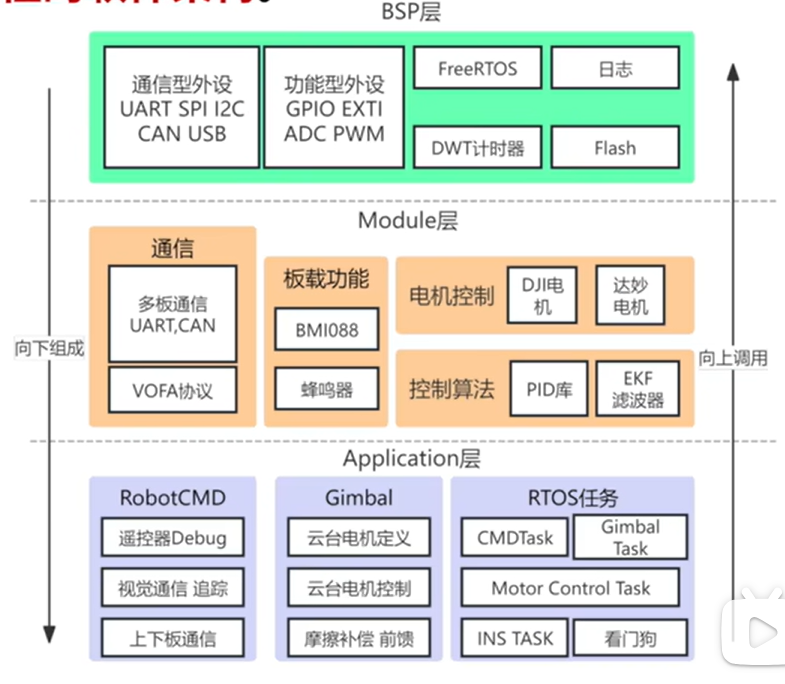
#> input picture image/方案参考/1783534838973.png, 785 x 684 px
$ python -i main.py   (imports and definitions only)
#> lines starting #> are read from the running program, lines starting #| are printed output that depends on the picture; after the words box and inside, x2 and y2 are one past the last pixel; in counts of white or black regions, pixels touching at a corner belong together
#> further down, picture is the input picture: shape (684, 785, 3); mean B, G, R 222.5, 229.1, 224.4
"""
================================================================================
动态矩形中心检测系统 - Debian OpenCV 版本
================================================================================

基于 OpenCV 的动态矩形中心检测系统，在 Arduino UNO Q Debian 主机上运行。

【整体架构】
1. 图像采集模块：通过摄像头实时捕获视频帧
2. 矩形检测模块：检测图像中的矩形区域并提取顶点坐标
3. 矩形验证模块：验证检测到的四边形是否为标准矩形
4. 中心计算模块：计算矩形的几何中心（对角线交点）
5. HTTP服务模块：提供Web界面和API接口

【图像处理流程】
输入图像 → 高斯模糊 → Canny边缘检测 → 轮廓查找 → 多边形拟合
→ 四边形筛选 → 矩形验证 → 中心计算 → 结果可视化

================================================================================
"""

import json
import threading
import time
import math
from http import HTTPStatus
from http.server import BaseHTTPRequestHandler, ThreadingHTTPServer

import cv2
import numpy as np

# HTTP服务配置
HOST = "0.0.0.0"
PORT = 8080

# 摄像头配置
CAMERA_INDEX = 0
WIDTH = 640
HEIGHT = 480
FPS = 30
JPEG_QUALITY = 80


# 矩形检测参数
canny_thresh1 = 50
canny_thresh2 = 150
approx_epsilon = 0.04
area_min_ratio = 0.001
gaussian_blur_size = 5
length_threshold = 120

# 面积阈值参数
S_THRESHOLD = 2000
THRESHOLD_MIN = 500
THRESHOLD_MAX = 10000
THRESHOLD_STEP = 500

# 全局状态
latest_frame = None
latest_status = "starting"
latest_result = {
    "status": latest_status,
    "rect_detected": False,
    "center": None,
    "error": None,
    "vertices": None,
    "area": 0,
}
lock = threading.Lock()


def are_segments_parallel(theta1, theta2, tolerance=30):
    """判断两条线段是否平行"""
    angle_difference = abs(theta1 - theta2)
    if angle_difference > 180:
        angle_difference = angle_difference - 180
    return math.isclose(angle_difference, 0, abs_tol=tolerance) or math.isclose(angle_difference, 180, abs_tol=tolerance)


def are_segments_vertical(theta1, theta2, tolerance=30):
    """判断两条线段是否垂直"""
    angle_difference = abs(theta1 - theta2)
    if angle_difference > 180:
        angle_difference = angle_difference - 180
    return math.isclose(angle_difference, 90, abs_tol=tolerance)


def find_intersection(x1, y1, x2, y2, x3, y3, x4, y4):
    """计算两条直线的交点（对角线交点）"""
    def calculate_determinant(A, B):
        return A[0] * B[1] - A[1] * B[0]

    AB = (x2 - x1, y2 - y1)
    AC = (x3 - x1, y3 - y1)
    CD = (x4 - x3, y4 - y3)

    det = calculate_determinant(AB, CD)

    if det == 0:
        return None

    t = calculate_determinant(AC, CD) / det

    intersection_x = x1 + t * AB[0]
    intersection_y = y1 + t * AB[1]

    return int(intersection_x), int(intersection_y)


def find_max_rect(rects):
    """从矩形列表中找到面积最大的矩形"""
    max_size = 0
    max_rect = None
    for rect in rects:
        area = rect[2] * rect[3]
        if area > max_size:
            max_rect = rect
            max_size = area
    return max_rect


def find_rectangles_opencv(image, canny_t1, canny_t2, epsilon, min_area_ratio, blur_size):
    """
    使用 OpenCV 检测图像中的矩形

    参数：
        image: 输入图像（BGR格式）
        canny_t1: Canny边缘检测低阈值
        canny_t2: Canny边缘检测高阈值
        epsilon: 多边形拟合精度
        min_area_ratio: 最小面积比例
        blur_size: 高斯模糊核大小

    返回：
        rects: 矩形列表，每个矩形格式为 [x, y, w, h, x1, y1, x2, y2, x3, y3, x4, y4]
               其中 (x,y,w,h) 为外接矩形，(x1,y1)...(x4,y4) 为四个顶点坐标
    """
#> called with canny_t1 = 50, canny_t2 = 150, epsilon = 0.04, min_area_ratio = 0.001, blur_size = 5
    rects = []

    # 转换为灰度图
    gray = cv2.cvtColor(image, cv2.COLOR_BGR2GRAY)
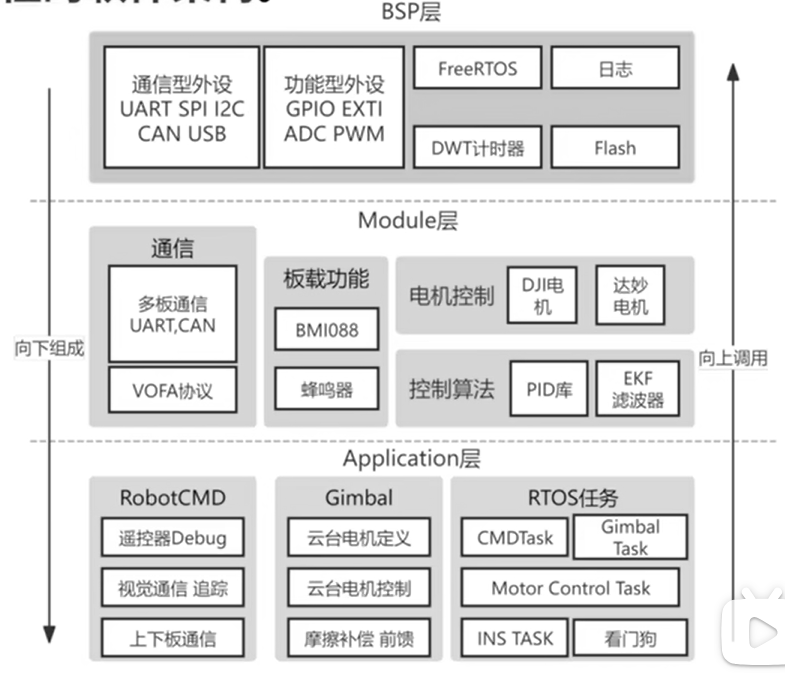
#> gray: shape (684, 785); min 0, max 255, mean 227

    # 高斯模糊降噪
    if blur_size > 0:
        blurred = cv2.GaussianBlur(gray, (blur_size, blur_size), 0)
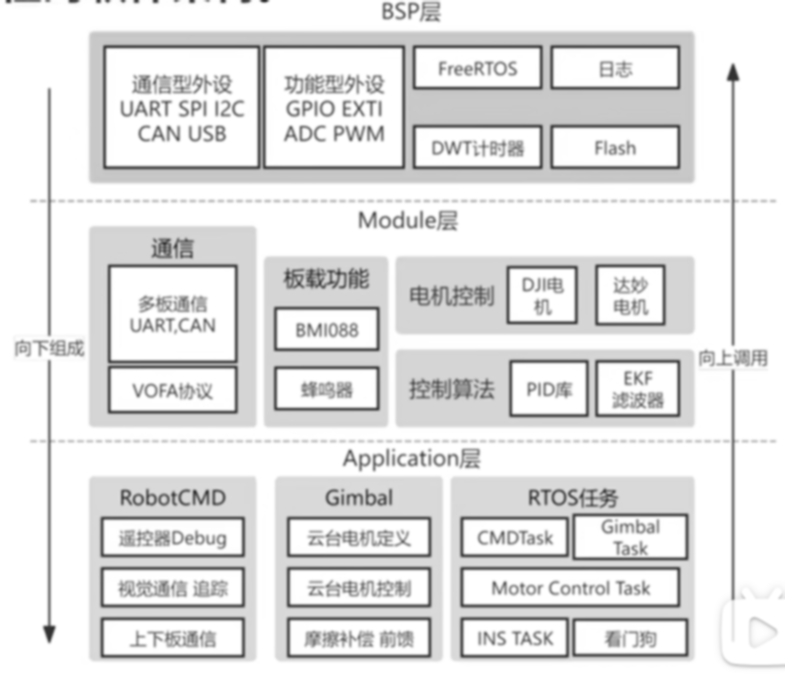
#> blurred: shape (684, 785); min 43, max 255, mean 227
    else:
        blurred = gray

    # Canny边缘检测
    edges = cv2.Canny(blurred, canny_t1, canny_t2)
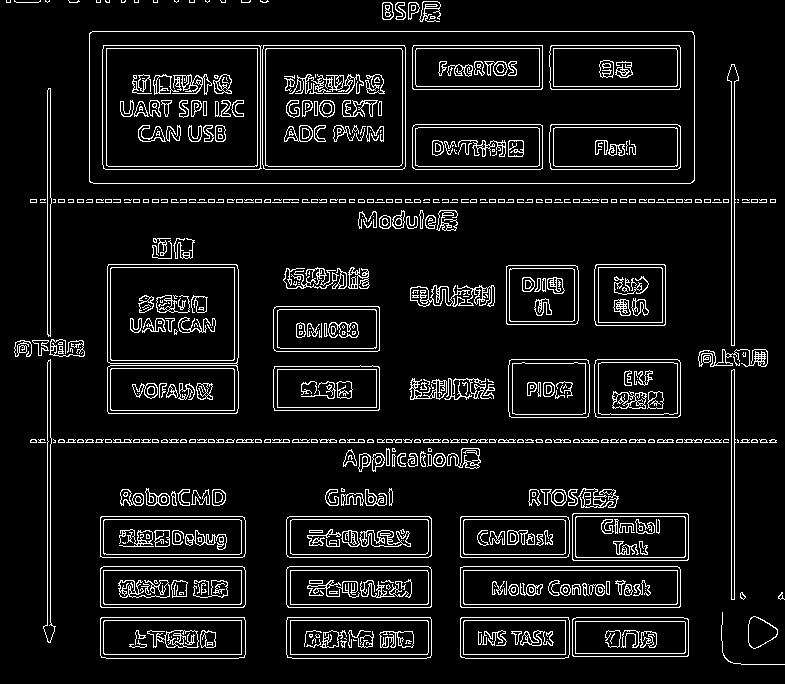
#> edges: shape (684, 785); 8.5% white in thin lines or dots

    # 查找轮廓
    contours, _ = cv2.findContours(edges, cv2.RETR_EXTERNAL, cv2.CHAIN_APPROX_SIMPLE)
#> contours = 284 contours, 194 with area under 20; largest, box (x1, y1, x2, y2) and area: (89, 31, 695, 184) 91944, (107, 264, 239, 414) 19226, (460, 566, 681, 608) 9012, (286, 566, 432, 608) 5934, (100, 566, 246, 608) 5934

    # 图像面积
    image_area = image.shape[0] * image.shape[1]
#> image_area = 536940
    min_area = image_area * min_area_ratio
#> min_area = 536.9

    for contour in contours:
        # 计算轮廓面积
        area = cv2.contourArea(contour)

        if area < min_area:
            continue

        # 多边形拟合
        peri = cv2.arcLength(contour, True)
        approx = cv2.approxPolyDP(contour, epsilon * peri, True)

        # 筛选四边形
        if len(approx) == 4:
            # 检查是否为凸多边形
            if cv2.isContourConvex(approx):
                # 获取四个顶点
                points = approx.reshape(-1, 2)

                # 计算外接矩形
                x, y, w, h = cv2.boundingRect(approx)

                # 按照顺时针或逆时针顺序排列顶点
                center = np.mean(points, axis=0)
                angles = np.arctan2(points[:, 1] - center[1], points[:, 0] - center[0])
                sorted_indices = np.argsort(angles)
                sorted_points = points[sorted_indices]

                # 构造返回格式：[x, y, w, h, x1, y1, x2, y2, x3, y3, x4, y4]
                rect = [x, y, w, h]
                for point in sorted_points:
                    rect.extend([int(point[0]), int(point[1])])

                rects.append(rect)
#> this loop made 284 passes
#> (area, peri, points, x, y, w, h, center) on passes 1, 2, 3, 4, 9, 10, 11: (4514, 306.5, [[572, 619], [573, 656], [688, 655], [687, 618]], 572, 618, 117, 39, [630, 637]), (4454, 296.5, [[460, 618], [461, 657], [568, 657], [568, 617]], 460, 617, 109, 41, [514.2, 637.2]), (5927, 368.5, [[286, 620], [287, 657], [431, 655], [430, 617]], 286, 617, 146, 41, [358.5, 637.2]), (5926, 368.5, [[100, 618], [101, 657], [245, 654], [244, 617]], 100, 617, 146, 41, [172.5, 636.5]), (9012.5, 519.1, [[460, 567], [461, 607], [680, 606], [677, 566]], 460, 566, 221, 42, [569.5, 586.5]), (5933.5, 367.9, [[286, 569], [288, 607], [431, 606], [428, 566]], 286, 566, 146, 42, [358.2, 587]), (5933.5, 367.9, [[100, 568], [101, 607], [245, 604], [242, 566]], 100, 566, 146, 42, [172, 586.2])
#> area on passes 8, 16, 17, 18, 19, 20: 22, 145, 45.5, 94, 268.5, 127
#> after the loop, rects = 18 items

    return rects


def process_frame(frame):
    """处理帧并返回处理后的帧和结果数据"""
    global S_THRESHOLD

    # 检测矩形
    rects = find_rectangles_opencv(
        frame,
        canny_thresh1,
        canny_thresh2,
        approx_epsilon,
        area_min_ratio,
        gaussian_blur_size
    )
#> rects = 18 items

    rect_detected = False
    center = None
    error = None
    vertices = None
    area = 0

    if rects:
        # 找到最大矩形
        max_rect = find_max_rect(rects)
#> the loop in find_max_rect, `for rect in rects:` made 18 passes
#> (area, max_rect, max_size) on passes 1, 3, 5, 18: (4563, [572, 618, 117, 39, 572, 619, 687, 618, 688, 655, 573, 656], 4563), (5986, [286, 617, 146, 41, 286, 620, 430, 617, 431, 655, 287, 657], 5986), (9282, [460, 566, 221, 42, 460, 567, 677, 566, 680, 606, 461, 607], 9282), (92718, [89, 31, 606, 153, 89, 33, 692, 31, 694, 180, 93, 183], 92718)
#> (rect, area) on passes 2, 4, 6, 7, 8, 9: ([460, 617, 109, 41, 460, 618, 568, 617, 568, 657, 461, 657], 4469), ([100, 617, 146, 41, 100, 618, 244, 617, 245, 654, 101, 657], 5986), ([286, 566, 146, 42, 286, 569, 428, 566, 431, 606, 288, 607], 6132), ([100, 566, 146, 42, 100, 568, 242, 566, 245, 604, 101, 607], 6132), ([460, 516, 109, 42, 460, 517, 566, 516, 568, 556, 461, 557], 4578), ([286, 516, 146, 42, 286, 519, 429, 516, 431, 555, 289, 557], 6132)
#> after the loop in find_max_rect, `for rect in rects:`: max_size = 92718
#> max_rect = [89, 31, 606, 153, 89, 33, 692, 31, 694, 180, 93, 183]

        if max_rect:
            # 提取四个顶点
            c = [[0, 0], [0, 0], [0, 0], [0, 0]]
            for i in range(4):
                c[i][0] = max_rect[2*i+4]
                c[i][1] = max_rect[2*i+5]
#> after the loop, c = [[89, 33], [692, 31], [694, 180], [93, 183]]

            # 绘制检测到的四边形（红色）
            for s in range(4):
                next_s = (s + 1) % 4
                cv2.line(frame, (c[s][0], c[s][1]), (c[next_s][0], c[next_s][1]), (0, 0, 255), 3)
                cv2.circle(frame, (c[s][0], c[s][1]), 5, (255, 0, 0), -1)
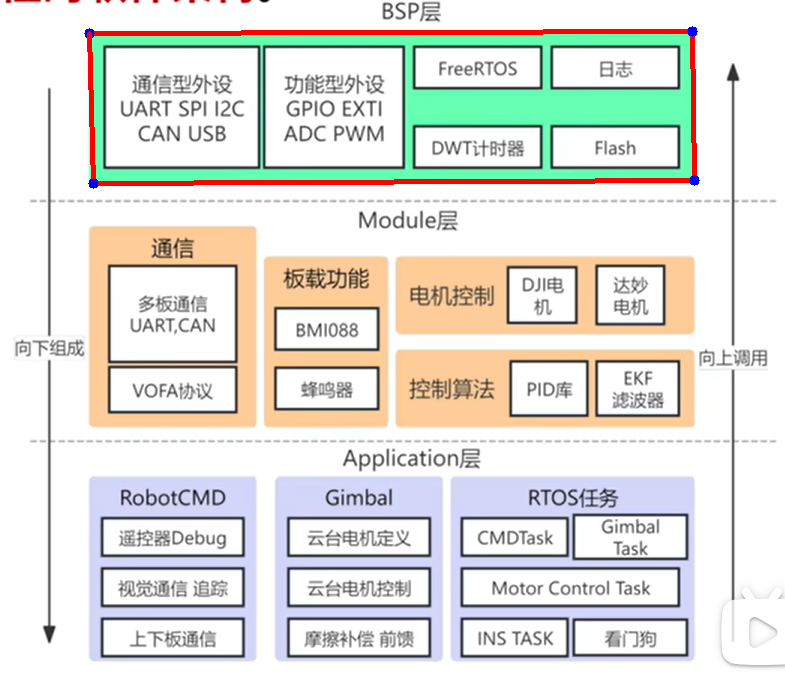
#> frame: shape (684, 785, 3); 1.42% of pixels changed, all inside (x1, y1, x2, y2) = (84, 26, 700, 189)

            # 计算四条边的长度
            len1 = math.sqrt(pow(c[0][0]-c[1][0], 2) + pow(c[0][1]-c[1][1], 2))
#> len1 = 603
            len2 = math.sqrt(pow(c[2][0]-c[3][0], 2) + pow(c[2][1]-c[3][1], 2))
#> len2 = 601
            len3 = math.sqrt(pow(c[0][0]-c[3][0], 2) + pow(c[0][1]-c[3][1], 2))
#> len3 = 150.1
            len4 = math.sqrt(pow(c[1][0]-c[2][0], 2) + pow(c[1][1]-c[2][1], 2))
#> len4 = 149

            # 计算面积
            area = max_rect[2] * max_rect[3]
#> area = 92718

            # 计算对边差值
            err1 = abs(len1 - len2)
#> err1 = 2
            err2 = abs(len3 - len4)
#> err2 = 1.04

            # 验证矩形条件
            if (area > S_THRESHOLD and
                err1 < length_threshold and
                err2 < length_threshold and
                len1 > 30 and len2 > 30 and len3 > 30 and len4 > 30):

                # 计算每条边的角度
                theta1 = math.atan2(c[0][1]-c[1][1], c[0][0]-c[1][0])
#> theta1 = 3.14
                theta2 = math.atan2(c[2][1]-c[3][1], c[2][0]-c[3][0])
#> theta2 = -0.00499
                theta3 = math.atan2(c[0][1]-c[3][1], c[0][0]-c[3][0])
#> theta3 = -1.6
                theta4 = math.atan2(c[1][1]-c[2][1], c[1][0]-c[2][0])
#> theta4 = -1.58

                # 转换为角度
                theta1_degrees = math.degrees(theta1)
#> theta1_degrees = 179.8
                theta2_degrees = math.degrees(theta2)
#> theta2_degrees = -0.286
                theta3_degrees = math.degrees(theta3)
#> theta3_degrees = -91.53
                theta4_degrees = math.degrees(theta4)
#> theta4_degrees = -90.77

                # 验证平行和垂直关系
                is_line1_line2_parallel = are_segments_parallel(theta1_degrees, theta2_degrees)
#> in are_segments_parallel, `angle_difference = abs(theta1 - theta2)`: angle_difference = 180.1
#> in are_segments_parallel, `angle_difference = angle_difference - 180`: angle_difference = 0.096
#> is_line1_line2_parallel = True
                is_line3_line4_parallel = are_segments_parallel(theta3_degrees, theta4_degrees)
#> is_line3_line4_parallel = True
                is_line1_line3_vertical = are_segments_vertical(theta1_degrees, theta3_degrees)
#> in are_segments_vertical, `angle_difference = abs(theta1 - theta2)`: angle_difference = 271.3
#> in are_segments_vertical, `angle_difference = angle_difference - 180`: angle_difference = 91.34
#> is_line1_line3_vertical = True

                # 判断是否为标准矩形
                if (is_line1_line3_vertical and
                    is_line1_line2_parallel and
                    is_line3_line4_parallel):

                    rect_detected = True
                    vertices = [[int(c[i][0]), int(c[i][1])] for i in range(4)]
#> vertices = [[89, 33], [692, 31], [694, 180], [93, 183]]

                    # 计算对角线交点（中心）
                    intersection = find_intersection(
                        c[0][0], c[0][1], c[2][0], c[2][1],
                        c[1][0], c[1][1], c[3][0], c[3][1]
                    )
#> intersection = (393, 106)

                    if intersection:
                        center = list(intersection)
#> center = [393, 106]

                        # 绘制中心点
                        cv2.circle(frame, intersection, 8, (0, 255, 0), -1)
#> frame: shape (684, 785, 3); 0.04% of pixels changed, all inside (x1, y1, x2, y2) = (385, 98, 402, 115)

                        # 绘制标准矩形（绿色）
                        for s in range(4):
                            next_s = (s + 1) % 4
                            cv2.line(frame, (c[s][0], c[s][1]),
                                    (c[next_s][0], c[next_s][1]), (0, 255, 0), 3)
                            cv2.circle(frame, (c[s][0], c[s][1]), 5, (255, 0, 0), -1)
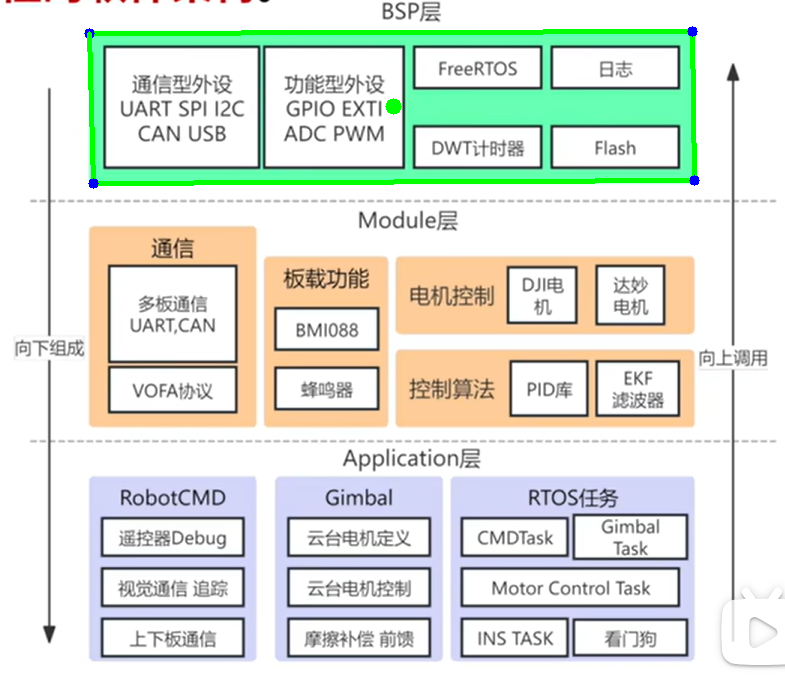
#> frame: shape (684, 785, 3); mean B, G, R 219.7, 229, 222.2

                        # 显示中心坐标
                        text = f"Center: ({intersection[0]}, {intersection[1]})"
#> text = 'Center: (393, 106)'
                        cv2.putText(frame, text, (10, 30),
                                   cv2.FONT_HERSHEY_SIMPLEX, 1, (0, 255, 255), 2)

                        # 计算与图像中心的偏差
                        center_x = WIDTH // 2
                        center_y = HEIGHT // 2
                        error_x = center_x - intersection[0]
#> error_x = -73
                        error_y = center_y - intersection[1]
#> error_y = 134
                        error = [error_x, error_y]
#> error = [-73, 134]

                        # 显示偏差
                        error_text = f"Error: ({error_x:+04d}, {error_y:+04d})"
#> error_text = 'Error: (-073, +134)'
                        cv2.putText(frame, error_text, (10, 70),
                                   cv2.FONT_HERSHEY_SIMPLEX, 1, (255, 255, 0), 2)

    # 显示当前面积阈值
    threshold_text = f"S_THRESHOLD: {S_THRESHOLD}"
    cv2.putText(frame, threshold_text, (10, frame.shape[0] - 20),
               cv2.FONT_HERSHEY_SIMPLEX, 0.7, (255, 0, 0), 2)

    # 显示检测状态
    status_text = "RECT DETECTED" if rect_detected else "NO RECT"
    status_color = (0, 255, 0) if rect_detected else (0, 0, 255)
    cv2.putText(frame, status_text, (frame.shape[1] - 200, 30),
               cv2.FONT_HERSHEY_SIMPLEX, 0.8, status_color, 2)
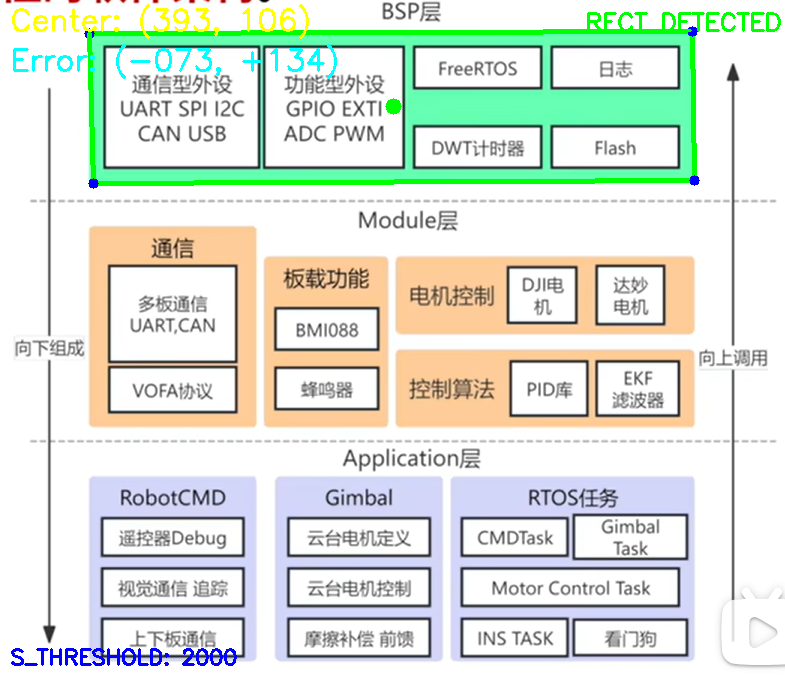
#> frame: shape (684, 785, 3); mean B, G, R 218.3, 228.4, 220.1

    result = {
        "status": "streaming",
        "rect_detected": rect_detected,
        "center": center,
        "error": error,
        "vertices": vertices,
        "area": int(area),
        "s_threshold": S_THRESHOLD,
        "timestamp": time.time(),
    }

    return frame, result


# [49 lines left out: function camera_loop, not called in this run]


class Handler(BaseHTTPRequestHandler):
    # [244 lines left out: functions do_GET, do_POST, get_jpeg, send_index, send_snapshot, send_stream and 5 more, not called in this run]


# [1 line not run here, left out]

# [1 line that did not run here, left out]
# [3 lines not run here, left out]

>>> import cv2
>>> picture = cv2.imread('../../../../image/方案参考/1783534838973.png')
>>> result = process_frame(picture)
